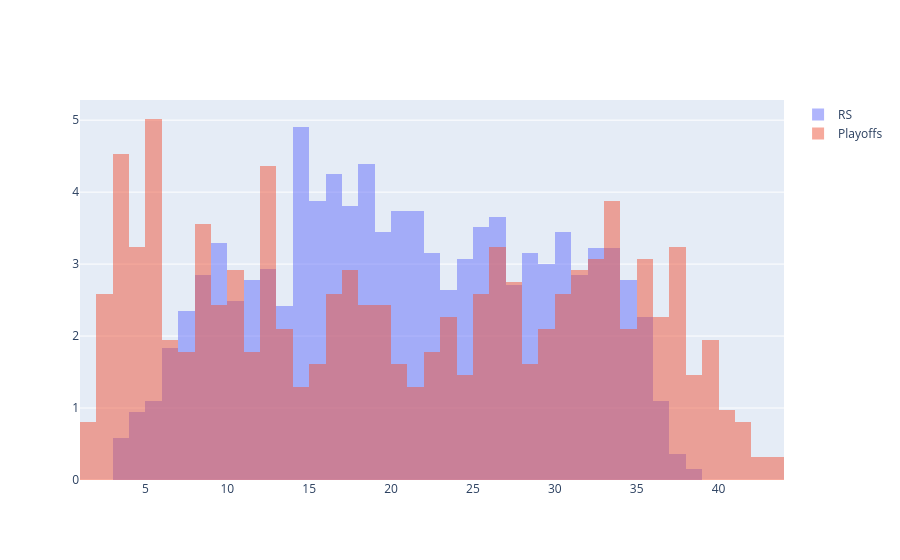

Notebook code for this chart:
### Code cell
fig = go.Figure()
fig.add_trace(go.Histogram(x=hist_data(rs_df,50,5), histnorm='percent', name='RS',
                           xbins={'start':0,'end':46,'size':1}))
fig.add_trace(go.Histogram(x=hist_data(playoffs_df,5,1), histnorm='percent',
                           name='Playoffs', xbins={'start':0,'end':46,'size':1}))
fig.update_layout(barmode='overlay')
fig.update_traces(opacity=0.5)
fig.show()

### Figure 1 — Plotly figure (JSON) as saved in the notebook; plotly's stock layout.template omitted (floating-point values rounded to 4 significant figures; data arrays with more than 128 entries replaced by an {"elided": "..."} marker saying what was removed)
{"data": [{"histnorm": "percent", "name": "RS", "opacity": 0.5, "type": "histogram", "x": {"elided": "1366 float values"}, "xbins": {"end": 46, "size": 1, "start": 0}}, {"histnorm": "percent", "name": "Playoffs", "opacity": 0.5, "type": "histogram", "x": {"elided": "618 float values"}, "xbins": {"end": 46, "size": 1, "start": 0}}], "layout": {"barmode": "overlay"}}
